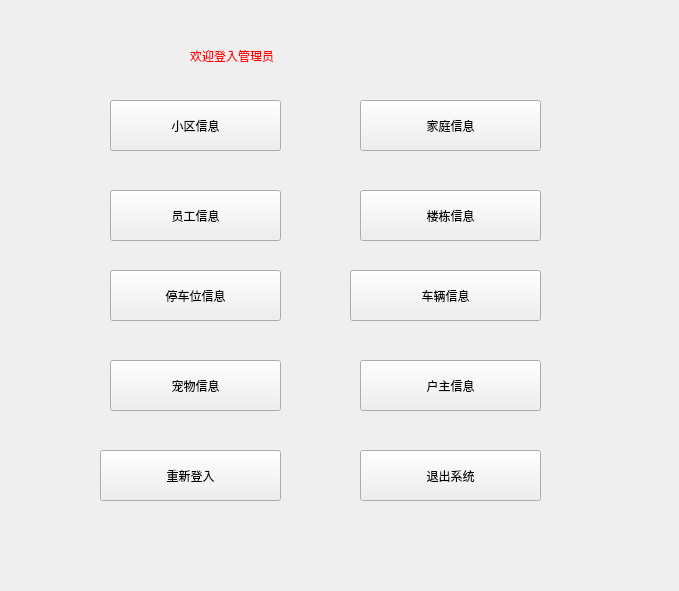
<?xml version="1.0" encoding="UTF-8"?>
<ui version="4.0">
 <class>Form</class>
 <widget class="QWidget" name="Form">
  <property name="geometry">
   <rect>
    <x>0</x>
    <y>0</y>
    <width>679</width>
    <height>591</height>
   </rect>
  </property>
  <property name="minimumSize">
   <size>
    <width>679</width>
    <height>591</height>
   </size>
  </property>
  <property name="maximumSize">
   <size>
    <width>679</width>
    <height>591</height>
   </size>
  </property>
  <property name="windowTitle">
   <string>普通管理员</string>
  </property>
  <property name="styleSheet">
   <string notr="true">background-image: url(:/background/7.jpg);</string>
  </property>
  <widget class="QPushButton" name="pushButton">
   <property name="geometry">
    <rect>
     <x>110</x>
     <y>100</y>
     <width>171</width>
     <height>51</height>
    </rect>
   </property>
   <property name="styleSheet">
    <string notr="true">font: 16pt &quot;Arial&quot;;</string>
   </property>
   <property name="text">
    <string>小区信息</string>
   </property>
  </widget>
  <widget class="QPushButton" name="pushButton_2">
   <property name="geometry">
    <rect>
     <x>360</x>
     <y>100</y>
     <width>181</width>
     <height>51</height>
    </rect>
   </property>
   <property name="styleSheet">
    <string notr="true">font: 16pt &quot;Arial&quot;;</string>
   </property>
   <property name="text">
    <string>家庭信息</string>
   </property>
  </widget>
  <widget class="QPushButton" name="pushButton_3">
   <property name="geometry">
    <rect>
     <x>110</x>
     <y>190</y>
     <width>171</width>
     <height>51</height>
    </rect>
   </property>
   <property name="styleSheet">
    <string notr="true">font: 16pt &quot;Arial&quot;;</string>
   </property>
   <property name="text">
    <string>员工信息</string>
   </property>
  </widget>
  <widget class="QPushButton" name="pushButton_4">
   <property name="geometry">
    <rect>
     <x>360</x>
     <y>190</y>
     <width>181</width>
     <height>51</height>
    </rect>
   </property>
   <property name="styleSheet">
    <string notr="true">font: 16pt &quot;Arial&quot;;</string>
   </property>
   <property name="text">
    <string>楼栋信息</string>
   </property>
  </widget>
  <widget class="QPushButton" name="pushButton_5">
   <property name="geometry">
    <rect>
     <x>110</x>
     <y>270</y>
     <width>171</width>
     <height>51</height>
    </rect>
   </property>
   <property name="styleSheet">
    <string notr="true">font: 16pt &quot;Arial&quot;;</string>
   </property>
   <property name="text">
    <string>停车位信息</string>
   </property>
  </widget>
  <widget class="QPushButton" name="pushButton_6">
   <property name="geometry">
    <rect>
     <x>350</x>
     <y>270</y>
     <width>191</width>
     <height>51</height>
    </rect>
   </property>
   <property name="styleSheet">
    <string notr="true">font: 16pt &quot;Arial&quot;;</string>
   </property>
   <property name="text">
    <string>车辆信息</string>
   </property>
  </widget>
  <widget class="QPushButton" name="pushButton_7">
   <property name="geometry">
    <rect>
     <x>110</x>
     <y>360</y>
     <width>171</width>
     <height>51</height>
    </rect>
   </property>
   <property name="styleSheet">
    <string notr="true">font: 16pt &quot;Arial&quot;;</string>
   </property>
   <property name="text">
    <string>宠物信息</string>
   </property>
  </widget>
  <widget class="QPushButton" name="pushButton_8">
   <property name="geometry">
    <rect>
     <x>360</x>
     <y>360</y>
     <width>181</width>
     <height>51</height>
    </rect>
   </property>
   <property name="styleSheet">
    <string notr="true">font: 16pt &quot;Arial&quot;;</string>
   </property>
   <property name="text">
    <string>户主信息</string>
   </property>
  </widget>
  <widget class="QPushButton" name="pushButton_9">
   <property name="geometry">
    <rect>
     <x>100</x>
     <y>450</y>
     <width>181</width>
     <height>51</height>
    </rect>
   </property>
   <property name="styleSheet">
    <string notr="true">font: 16pt &quot;Arial&quot;;</string>
   </property>
   <property name="text">
    <string>重新登入</string>
   </property>
  </widget>
  <widget class="QPushButton" name="pushButton_10">
   <property name="geometry">
    <rect>
     <x>360</x>
     <y>450</y>
     <width>181</width>
     <height>51</height>
    </rect>
   </property>
   <property name="styleSheet">
    <string notr="true">font: 16pt &quot;Arial&quot;;</string>
   </property>
   <property name="text">
    <string>退出系统</string>
   </property>
  </widget>
  <widget class="QLabel" name="label">
   <property name="geometry">
    <rect>
     <x>190</x>
     <y>30</y>
     <width>291</width>
     <height>51</height>
    </rect>
   </property>
   <property name="styleSheet">
    <string notr="true">font: 24pt &quot;Arial&quot;;
color: rgb(255, 0, 0);</string>
   </property>
   <property name="text">
    <string>欢迎登入管理员</string>
   </property>
  </widget>
 </widget>
 <resources>
  <include location="image/root.qrc"/>
 </resources>
 <connections/>
</ui>
